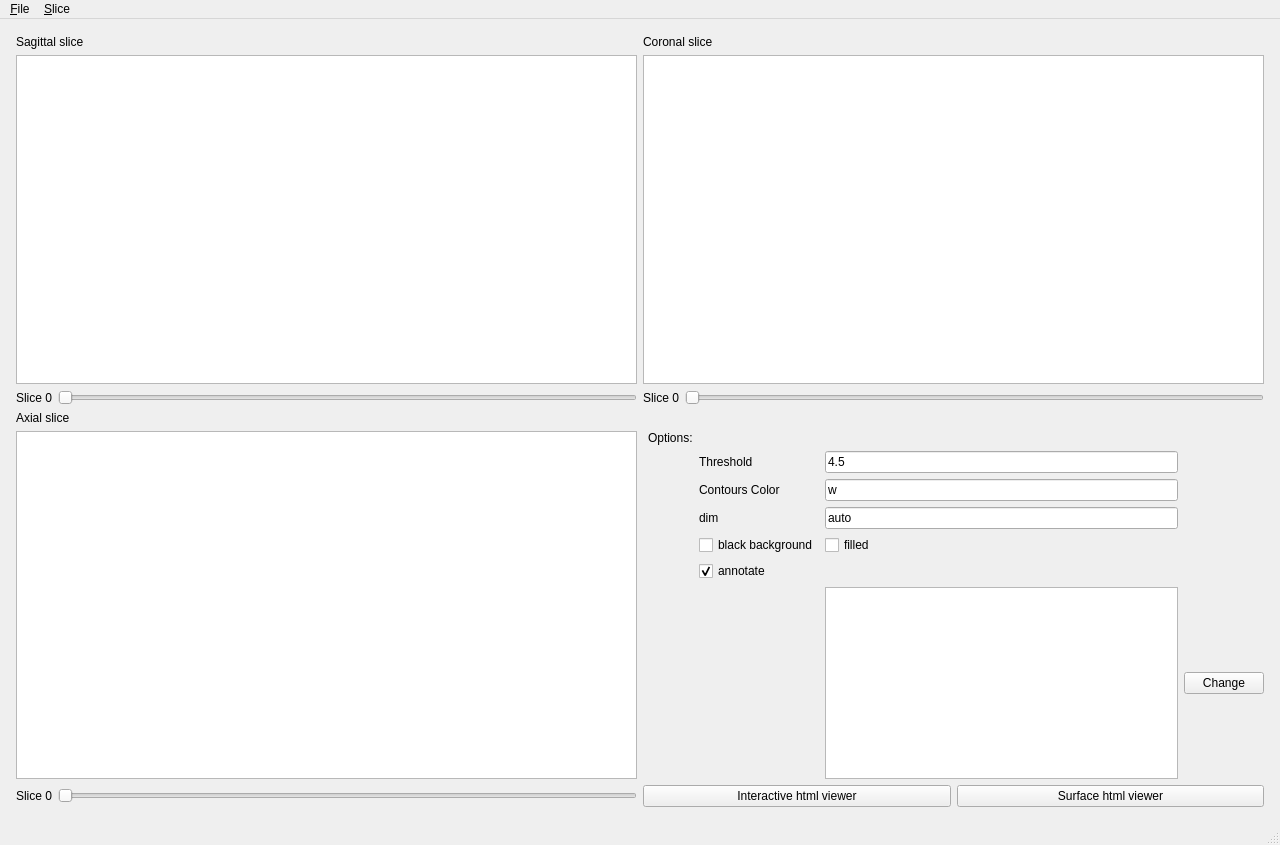
<?xml version="1.0" encoding="UTF-8"?>
<ui version="4.0">
 <class>MainWindow</class>
 <widget class="QMainWindow" name="MainWindow">
  <property name="geometry">
   <rect>
    <x>0</x>
    <y>0</y>
    <width>1280</width>
    <height>845</height>
   </rect>
  </property>
  <property name="windowTitle">
   <string>MainWindow</string>
  </property>
  <widget class="QWidget" name="centralwidget">
   <layout class="QGridLayout" name="gridLayout">
    <property name="leftMargin">
     <number>16</number>
    </property>
    <property name="topMargin">
     <number>16</number>
    </property>
    <property name="rightMargin">
     <number>16</number>
    </property>
    <property name="bottomMargin">
     <number>16</number>
    </property>
    <item row="5" column="1">
     <layout class="QGridLayout" name="grid_layout">
      <property name="leftMargin">
       <number>5</number>
      </property>
      <item row="7" column="4">
       <widget class="QCheckBox" name="annotate_checkbox">
        <property name="text">
         <string>annotate</string>
        </property>
        <property name="checked">
         <bool>true</bool>
        </property>
       </widget>
      </item>
      <item row="3" column="4">
       <widget class="QLabel" name="contour_color_label">
        <property name="text">
         <string>Contours Color</string>
        </property>
       </widget>
      </item>
      <item row="5" column="5">
       <widget class="QCheckBox" name="filled_checkbox">
        <property name="text">
         <string>filled</string>
        </property>
       </widget>
      </item>
      <item row="1" column="5">
       <widget class="QLineEdit" name="threshold_line">
        <property name="text">
         <string>4.5</string>
        </property>
       </widget>
      </item>
      <item row="4" column="4">
       <widget class="QLabel" name="dim_label">
        <property name="text">
         <string>dim</string>
        </property>
       </widget>
      </item>
      <item row="1" column="4">
       <widget class="QLabel" name="threshold_label">
        <property name="text">
         <string>Threshold</string>
        </property>
       </widget>
      </item>
      <item row="5" column="4">
       <widget class="QCheckBox" name="black_checkbox">
        <property name="text">
         <string>black background</string>
        </property>
       </widget>
      </item>
      <item row="3" column="5">
       <widget class="QLineEdit" name="contour_color_line">
        <property name="text">
         <string>w</string>
        </property>
       </widget>
      </item>
      <item row="4" column="5">
       <widget class="QLineEdit" name="dim_line">
        <property name="text">
         <string>auto</string>
        </property>
       </widget>
      </item>
      <item row="0" column="3">
       <widget class="QLabel" name="options_label">
        <property name="text">
         <string>Options:</string>
        </property>
       </widget>
      </item>
      <item row="9" column="3">
       <widget class="QLabel" name="label_4">
        <property name="text">
         <string/>
        </property>
       </widget>
      </item>
      <item row="9" column="5">
       <widget class="QListWidget" name="bg_list"/>
      </item>
      <item row="9" column="6">
       <widget class="QPushButton" name="options_btn">
        <property name="text">
         <string>Change</string>
        </property>
       </widget>
      </item>
     </layout>
    </item>
    <item row="6" column="0">
     <layout class="QHBoxLayout" name="horizontal_layout_2">
      <item>
       <widget class="QLabel" name="image_slice_label_2">
        <property name="text">
         <string>Slice 0</string>
        </property>
       </widget>
      </item>
      <item>
       <widget class="QSlider" name="image_slider_2">
        <property name="orientation">
         <enum>Qt::Horizontal</enum>
        </property>
       </widget>
      </item>
     </layout>
    </item>
    <item row="2" column="0">
     <layout class="QHBoxLayout" name="horizontal_layout_1">
      <item>
       <widget class="QLabel" name="image_slice_label_0">
        <property name="text">
         <string>Slice 0</string>
        </property>
       </widget>
      </item>
      <item>
       <widget class="QSlider" name="image_slider_0">
        <property name="orientation">
         <enum>Qt::Horizontal</enum>
        </property>
       </widget>
      </item>
     </layout>
    </item>
    <item row="4" column="0">
     <widget class="QLabel" name="label_viewer_2">
      <property name="text">
       <string>Axial slice</string>
      </property>
     </widget>
    </item>
    <item row="5" column="0">
     <widget class="CursorGraphicsView" name="image_viewer_2">
      <property name="cursor" stdset="0">
       <cursorShape>CrossCursor</cursorShape>
      </property>
      <property name="verticalScrollBarPolicy">
       <enum>Qt::ScrollBarAlwaysOff</enum>
      </property>
      <property name="horizontalScrollBarPolicy">
       <enum>Qt::ScrollBarAlwaysOff</enum>
      </property>
     </widget>
    </item>
    <item row="0" column="0">
     <widget class="QLabel" name="label_viewer_1">
      <property name="text">
       <string>Sagittal slice</string>
      </property>
     </widget>
    </item>
    <item row="1" column="0">
     <widget class="CursorGraphicsView" name="image_viewer_0">
      <property name="cursor" stdset="0">
       <cursorShape>CrossCursor</cursorShape>
      </property>
      <property name="verticalScrollBarPolicy">
       <enum>Qt::ScrollBarAlwaysOff</enum>
      </property>
      <property name="horizontalScrollBarPolicy">
       <enum>Qt::ScrollBarAlwaysOff</enum>
      </property>
     </widget>
    </item>
    <item row="1" column="1">
     <widget class="CursorGraphicsView" name="image_viewer_1">
      <property name="cursor" stdset="0">
       <cursorShape>CrossCursor</cursorShape>
      </property>
      <property name="verticalScrollBarPolicy">
       <enum>Qt::ScrollBarAsNeeded</enum>
      </property>
      <property name="horizontalScrollBarPolicy">
       <enum>Qt::ScrollBarAlwaysOff</enum>
      </property>
     </widget>
    </item>
    <item row="2" column="1">
     <layout class="QHBoxLayout" name="horizontal_layout_0">
      <item>
       <widget class="QLabel" name="image_slice_label_1">
        <property name="text">
         <string>Slice 0</string>
        </property>
       </widget>
      </item>
      <item>
       <widget class="QSlider" name="image_slider_1">
        <property name="orientation">
         <enum>Qt::Horizontal</enum>
        </property>
       </widget>
      </item>
     </layout>
    </item>
    <item row="6" column="1">
     <layout class="QHBoxLayout" name="horizontalLayout">
      <item>
       <widget class="QPushButton" name="html_2d">
        <property name="text">
         <string>Interactive html viewer</string>
        </property>
       </widget>
      </item>
      <item>
       <widget class="QPushButton" name="html_3d">
        <property name="text">
         <string>Surface html viewer</string>
        </property>
       </widget>
      </item>
     </layout>
    </item>
    <item row="0" column="1">
     <widget class="QLabel" name="label_viewer_0">
      <property name="text">
       <string>Coronal slice</string>
      </property>
     </widget>
    </item>
   </layout>
  </widget>
  <widget class="QMenuBar" name="menubar">
   <property name="geometry">
    <rect>
     <x>0</x>
     <y>0</y>
     <width>1280</width>
     <height>26</height>
    </rect>
   </property>
   <widget class="QMenu" name="menuFile">
    <property name="title">
     <string>&amp;File</string>
    </property>
    <addaction name="action_Open"/>
    <addaction name="action_Exit"/>
   </widget>
   <widget class="QMenu" name="menuSlice">
    <property name="title">
     <string>&amp;Slice</string>
    </property>
    <addaction name="action_Save_sagittal_slice"/>
    <addaction name="action_Save_coronal_slice"/>
    <addaction name="action_Save_transverse_slice"/>
   </widget>
   <addaction name="menuFile"/>
   <addaction name="menuSlice"/>
  </widget>
  <widget class="QStatusBar" name="statusbar"/>
  <action name="action_Open">
   <property name="text">
    <string>&amp;Open</string>
   </property>
  </action>
  <action name="action_Exit">
   <property name="text">
    <string>&amp;Exit</string>
   </property>
  </action>
  <action name="action_Save">
   <property name="text">
    <string>&amp;Save</string>
   </property>
  </action>
  <action name="action_Delete">
   <property name="text">
    <string>&amp;Delete</string>
   </property>
  </action>
  <action name="action_Save_coronal_slice">
   <property name="text">
    <string>Save &amp;coronal slice</string>
   </property>
  </action>
  <action name="action_Save_sagittal_slice">
   <property name="text">
    <string>Save &amp;sagittal slice</string>
   </property>
  </action>
  <action name="action_Save_transverse_slice">
   <property name="text">
    <string>Save &amp;axial slice</string>
   </property>
  </action>
 </widget>
 <customwidgets>
  <customwidget>
   <class>CursorGraphicsView</class>
   <extends>QGraphicsView</extends>
   <header>CursorGraphicsView.h</header>
  </customwidget>
 </customwidgets>
 <resources/>
 <connections>
  <connection>
   <sender>action_Exit</sender>
   <signal>triggered()</signal>
   <receiver>MainWindow</receiver>
   <slot>close()</slot>
   <hints>
    <hint type="sourcelabel">
     <x>-1</x>
     <y>-1</y>
    </hint>
    <hint type="destinationlabel">
     <x>399</x>
     <y>299</y>
    </hint>
   </hints>
  </connection>
 </connections>
</ui>
